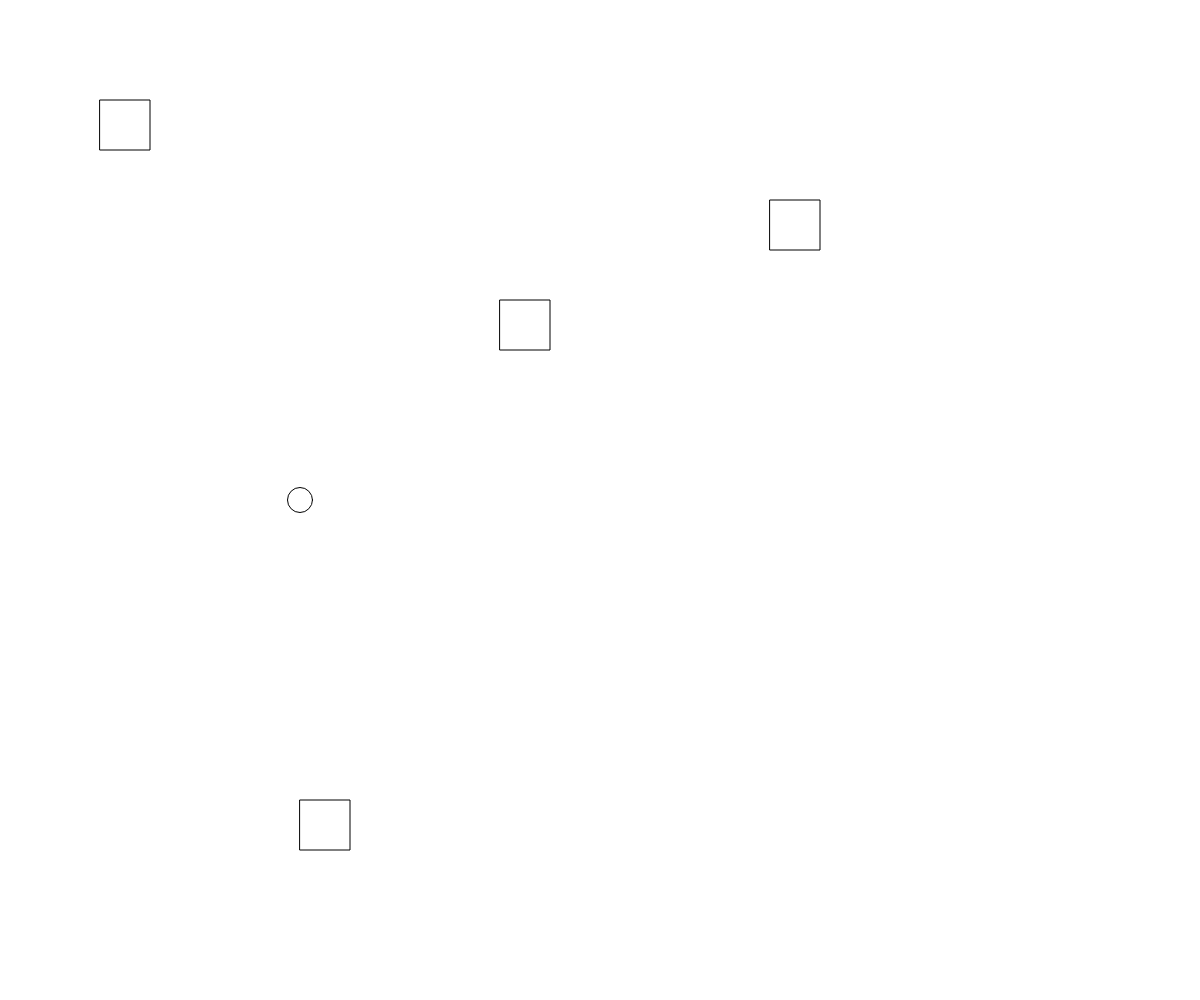
Frame 1 (no input)
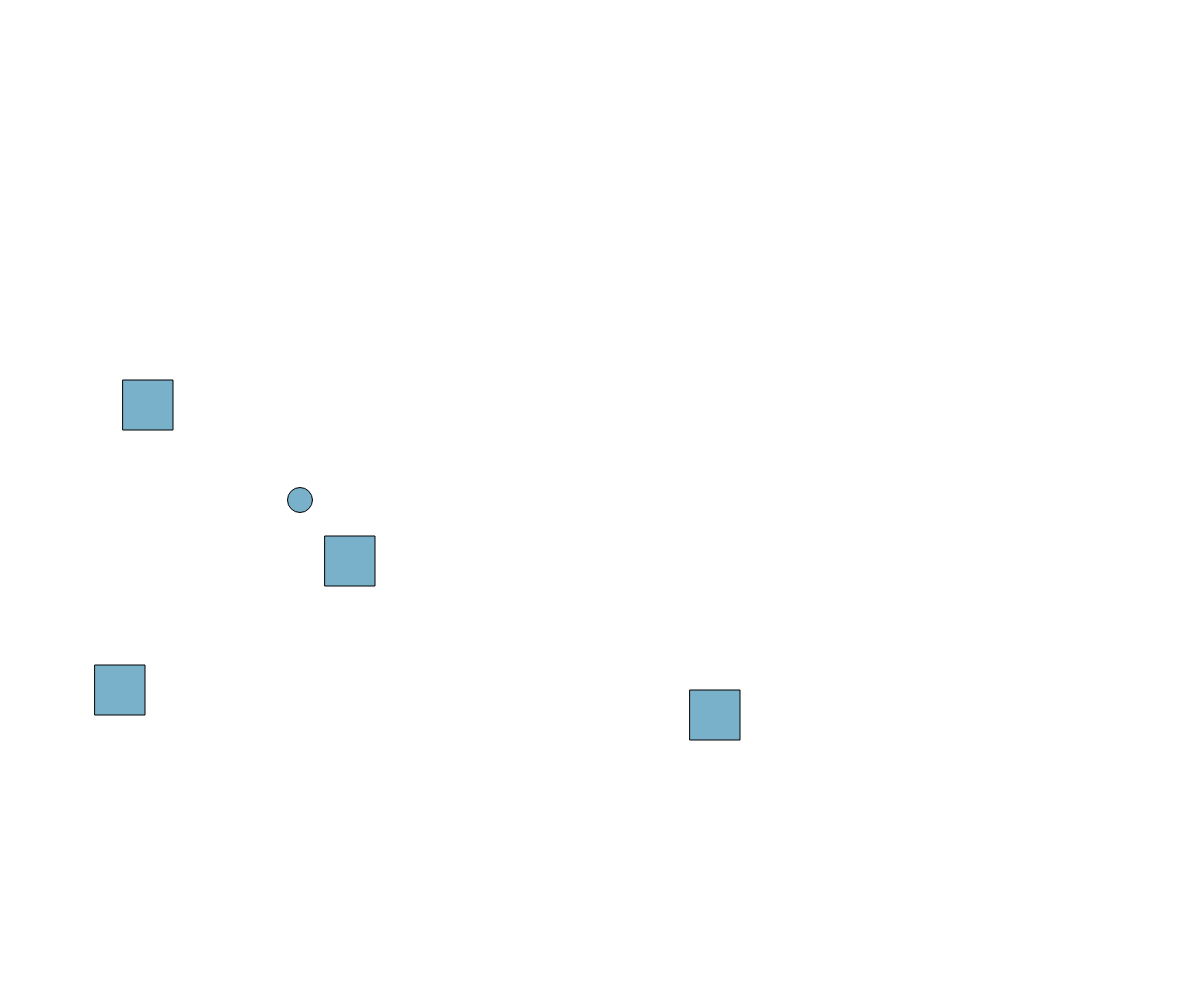
Frame 60 (no input)
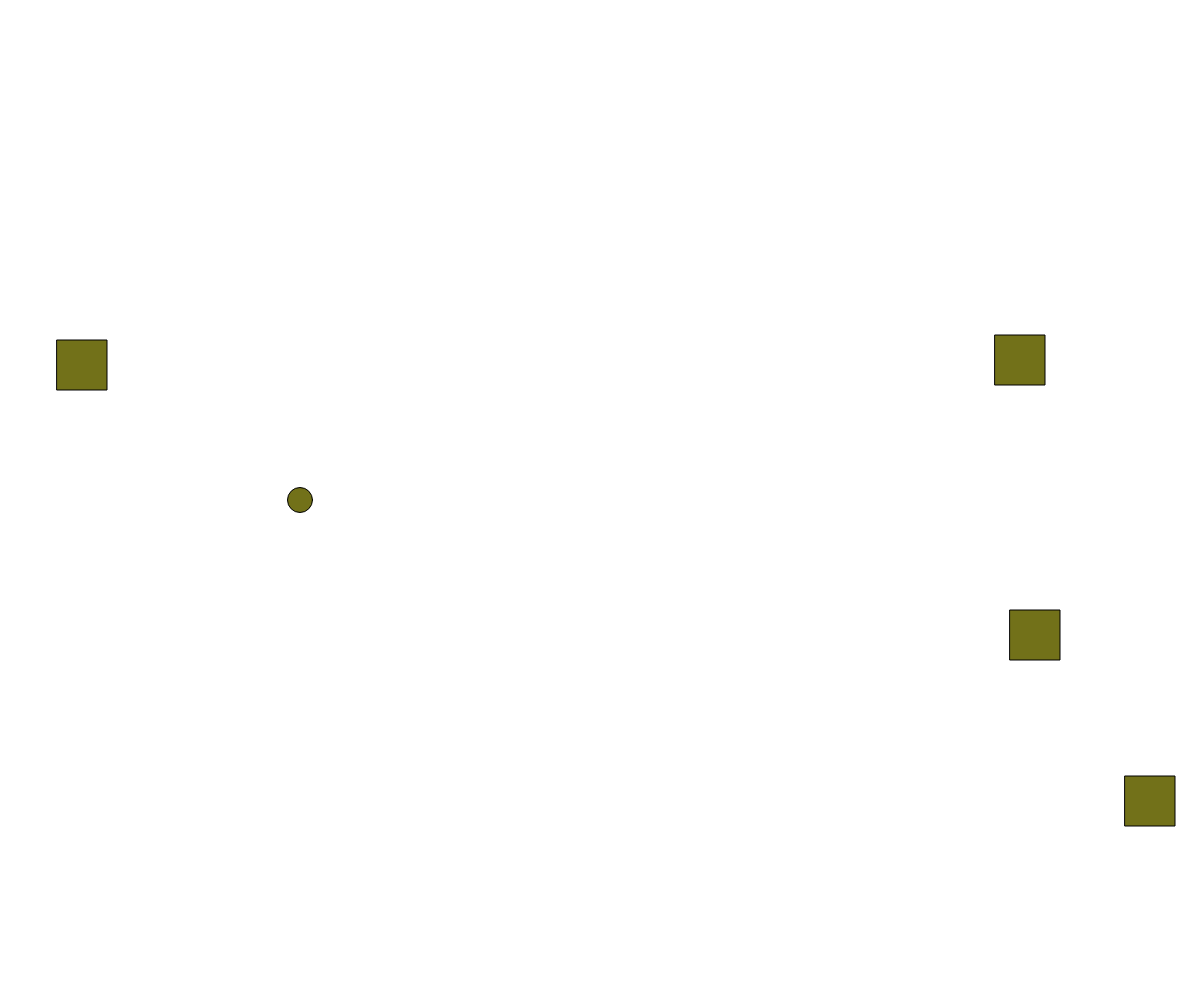
Frame 120 (the mouse pressed at the canvas centre since frame 60)

The p5.js sketch that drew these frames (run headless with seeded random() and noise() and a simulated clock; from frame 60 on, the mouse is pressed at the canvas centre):

// p5.js sketch
// ── sketch.js
/*
Movement & If Statements Part 2
Created by Ryan Milne
April 8th, 2019
*/

//Global variables
let x=100;
let y=100;

let x2=770;
let y2=200;

let x3=500;
let y3=300;

let x4=300;
let y4=800;

let x5=300;
let y5=500;


let xSpeed = 10;
let ySpeed = 10;

let x2Speed = -15;
let y2Speed = -15;

let x3Speed = 25;
let y3Speed = 4;

let x4Speed = -3;
let y4Speed = -20;

let rectWidth = 50;
let rectHeight = 50;



function setup() {
  // put setup code here
  createCanvas(windowWidth,windowHeight);


}

function draw() {
  // put drawing code here

//change the background

background(255);

//draw rectangle

  rect(x,y,rectWidth,rectHeight);
  rect(x2,y2,rectWidth,rectHeight);
  rect(x3,y3,rectWidth,rectHeight);
  rect(x4,y4,rectWidth,rectHeight);

  ellipse(x5,y5,25,25);

//move rectangles
  x = x+xSpeed;
  y = y+ySpeed;
  x2 = x2+x2Speed;
  y2 = y2+y2Speed;
  x3 = x3+x3Speed;
  y3 = y3+y3Speed;
  x4 = x4+x4Speed;
  y4 = y4+y4Speed;


//if reaches bottom or top, change direction
  if (y+rectHeight>=height || y<=0) {
  ySpeed = ySpeed*(-1);

  fill(random(0,255),random(0,255),random(0,255));
  //background(random(0,255),random(0,255),random(0,255));

  }

//if reaches right or left, change direction
else if (x+rectWidth>=width || x<=0) {
  xSpeed = xSpeed*(-1);

  fill(random(0,255),random(0,255),random(0,255));
//  background(random(0,255),random(0,255),random(0,255));

  }





  // other square


  //if reaches bottom or top, change direction
    if (y2+rectHeight>=height || y2<=0) {
    y2Speed = y2Speed*(-1);

    fill(random(0,255),random(0,255),random(0,255));
    //background(random(0,255),random(0,255),random(0,255));

    }

    //if reaches right or left, change direction
    else if (x2+rectWidth>=width || x2<=0) {
      x2Speed = x2Speed*(-1);

      fill(random(0,255),random(0,255),random(0,255));
    //  background(random(0,255),random(0,255),random(0,255));

      }

      // other other square


      //if reaches bottom or top, change direction
        if (y3+rectHeight>=height || y3<=0) {
        y3Speed = y3Speed*(-1);

        fill(random(0,255),random(0,255),random(0,255));
      //  background(random(0,255),random(0,255),random(0,255));

        }

        //if reaches right or left, change direction
        else if (x3+rectWidth>=width || x3<=0) {
          x3Speed = x3Speed*(-1);

          fill(random(0,255),random(0,255),random(0,255));
        //  background(random(0,255),random(0,255),random(0,255));

          }

          // other other other square


          //if reaches bottom or top, change direction
            if (y4+rectHeight>=height || y4<=0) {
            y4Speed = y4Speed*(-1);

            fill(random(0,255),random(0,255),random(0,255));
          //  background(random(0,255),random(0,255),random(0,255));

            }

            //if reaches right or left, change direction
            else if (x4+rectWidth>=width || x4<=0) {
              x4Speed = x4Speed*(-1);

              fill(random(0,255),random(0,255),random(0,255));
            //  background(random(0,255),random(0,255),random(0,255));

              }





    if (keyIsDown(LEFT_ARROW)) {
      x5 = x5-5;
    }

    if (keyIsDown(RIGHT_ARROW)) {
      x5 = x5+5;
    }

    if (keyIsDown(UP_ARROW)) {
      y5 = y5-5;
    }

    if (keyIsDown(DOWN_ARROW)) {
      y5 = y5+5;
    }







}
